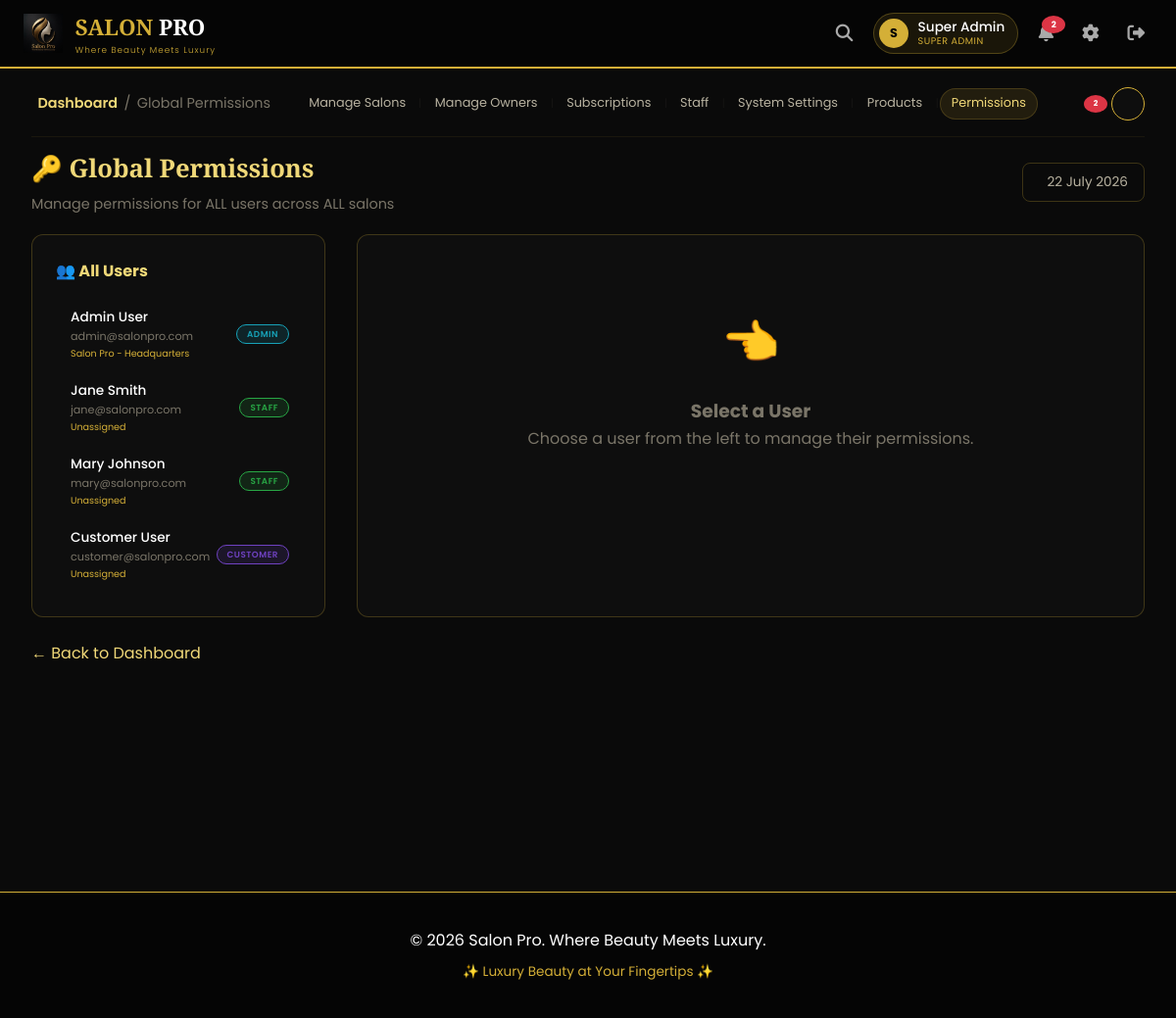
Screenshot of /super_admin/permissions.php (signed in) with the database file from the repository.
### tables this page shows
CREATE TABLE IF NOT EXISTS users (
    id INT AUTO_INCREMENT PRIMARY KEY,
    full_name VARCHAR(100) NOT NULL,
    email VARCHAR(100) UNIQUE NOT NULL,
    phone VARCHAR(20) NOT NULL,
    password VARCHAR(255) NOT NULL,
    role ENUM('admin', 'staff', 'customer', 'super_admin') DEFAULT 'customer',
    is_active BOOLEAN DEFAULT TRUE,
    salon_id INT,
    created_at TIMESTAMP DEFAULT CURRENT_TIMESTAMP
);

CREATE TABLE IF NOT EXISTS salons (
    id INT AUTO_INCREMENT PRIMARY KEY,
    salon_name VARCHAR(100) NOT NULL,
    salon_email VARCHAR(100),
    salon_phone VARCHAR(20),
    address TEXT,
    subscription_plan ENUM('basic', 'premium', 'enterprise') DEFAULT 'basic',
    subscription_status ENUM('active', 'expired', 'suspended') DEFAULT 'active',
    subscription_expiry DATE,
    owner_id INT,
    created_at TIMESTAMP DEFAULT CURRENT_TIMESTAMP,
    FOREIGN KEY (owner_id) REFERENCES users(id)
);

### config/database.php (called while the page is built, shortened)
<?php
$db_host = 'localhost';
$db_user = 'root';
$db_pass = '';
$db_name = 'saloon_management_system';
$conn = mysqli_connect($db_host, $db_user, $db_pass, $db_name);
function getUnreadNotificationCount() {
    global $conn;
    $super_query = "SELECT id FROM users WHERE role = 'super_admin' LIMIT 1";
    $super_result = mysqli_query($conn, $super_query);
    $super = mysqli_fetch_assoc($super_result);
    $super_id = $super['id'];
    $query = "SELECT COUNT(*) as count FROM notifications WHERE user_id = $super_id AND is_read = 0";
    $result = mysqli_query($conn, $query);
    $data = mysqli_fetch_assoc($result);
    return $data['count'] ?? 0;
}
?>

### super_admin/permissions.php (the view, shortened to what this page needs)
<?php
require_once '../config/database.php';
$user_id = isset($_GET['user_id']) ? (int)$_GET['user_id'] : 0;
$users_list = [];
$all_users_query = "SELECT u.id, u.full_name, u.email, u.phone, u.role, u.is_active, s.salon_name
                    FROM users u
                    LEFT JOIN salons s ON u.salon_id = s.id
                    WHERE u.role IN ('admin', 'staff', 'customer')
                    ORDER BY u.role, u.full_name";
$all_users_result = mysqli_query($conn, $all_users_query);
while ($row = mysqli_fetch_assoc($all_users_result)) {
    $users_list[] = $row;
}
$selected_user = null;
$user_permissions = [];
$permission_groups = getAllPermissionsGrouped();
$templates_result = getPermissionTemplates();
function getRoleBadgeClass($role) {
    $classes = [
        'super_admin' => 'role-super',
        'admin' => 'role-admin',
        'staff' => 'role-staff',
        'customer' => 'role-customer'
    ];
    return $classes[$role] ?? 'role-other';
}
include '../includes/header.php';
?>
<div class="main-content">
    <div class="sticky-header">
        <div class="top-bar">
            <div class="top-bar-left">
                <div class="breadcrumb">
                    <span class="current">Dashboard</span>
                    <span class="sep">/</span>
                    <span class="sub">Global Permissions</span>
                </div>
            </div>
            <div class="top-bar-center">
                <div class="quick-links">
                    <a href="salons.php" class="qlink"><i class="ti ti-building-store"></i> Manage Salons</a>
                    <span class="link-sep">|</span>
                    <a href="admins.php" class="qlink"><i class="ti ti-user-shield"></i> Manage Owners</a>
                    <span class="link-sep">|</span>
                    <a href="subscriptions.php" class="qlink"><i class="ti ti-crown"></i> Subscriptions</a>
                    <span class="link-sep">|</span>
                    <a href="staff.php" class="qlink"><i class="ti ti-users"></i> Staff</a>
                    <span class="link-sep">|</span>
                    <a href="settings.php" class="qlink"><i class="ti ti-settings"></i> System Settings</a>
                    <span class="link-sep">|</span>
                    <a href="products.php" class="qlink"><i class="ti ti-box"></i> Products</a>
                    <span class="link-sep">|</span>
                    <a href="permissions.php" class="qlink active"><i class="ti ti-key"></i> Permissions</a>
                </div>
            </div>
            <div class="top-bar-right">
                <a href="#" class="icon-btn" id="searchToggle" title="Search (Ctrl+K)">
                </a>
                <a href="notifications.php" class="icon-btn" title="Notifications">
                    <?php if ($unread_count > 0): ?>
                        <span class="badge"><?php echo min($unread_count, 99); ?></span>
                    <?php endif; ?>
                </a>
                <div class="topbar-avatar"><i class="ti ti-crown"></i></div>
            </div>
        </div>
    </div>
    <div class="welcome-row">
        <div class="welcome-left">
            <h1>🔑 Global Permissions</h1>
            <p class="subtitle">Manage permissions for ALL users across ALL salons</p>
        </div>
        <div class="date-badge">
            <i class="ti ti-calendar"></i> <?php echo date('j F Y'); ?>
        </div>
    </div>
    <div class="permissions-container">
        <div class="users-list">
            <h3>👥 All Users</h3>
            <?php if(empty($users_list)): ?>
                <p class="empty-state">No users found.</p>
            <?php else: ?>
                <?php foreach($users_list as $user): ?>
                    <a href="permissions.php?user_id=<?php echo $user['id']; ?>" class="user-item <?php echo ($user_id == $user['id']) ? 'active' : ''; ?>">
                        <div class="user-info">
                            <div class="user-name"><?php echo htmlspecialchars($user['full_name']); ?></div>
                            <div class="user-email"><?php echo htmlspecialchars($user['email']); ?></div>
                            <div class="user-salon"><?php echo htmlspecialchars($user['salon_name'] ?? 'Unassigned'); ?></div>
                        </div>
                        <span class="role-badge <?php echo getRoleBadgeClass($user['role']); ?>">
                            <?php echo ucfirst(str_replace('_', ' ', $user['role'])); ?>
                        </span>
                    </a>
                <?php endforeach; ?>
            <?php endif; ?>
        </div>
        <div class="permissions-panel">
            <?php if($selected_user): ?>
                <div class="user-header">
                    <div>
                        <h3>👤 <?php echo htmlspecialchars($selected_user['full_name']); ?></h3>
                        <div class="user-info">
                            <span>Role:</span> <?php echo ucfirst(str_replace('_', ' ', $selected_user['role'])); ?>
                            &nbsp;|&nbsp; <span>Salon:</span> <?php echo htmlspecialchars($selected_user['salon_name'] ?? 'Unassigned'); ?>
                            &nbsp;|&nbsp; <span>Status:</span> <?php echo $selected_user['is_active'] ? '✅ Active' : '❌ Inactive'; ?>
                        </div>
                    </div>
                    <span class="role-badge <?php echo getRoleBadgeClass($selected_user['role']); ?>">
                        <?php echo ucfirst(str_replace('_', ' ', $selected_user['role'])); ?>
                    </span>
                </div>
                <div class="template-selector">
                    <form method="POST" style="display: flex; gap: 1rem; flex: 1; align-items: center; flex-wrap: wrap;">
                        <input type="hidden" name="user_id" value="<?php echo $user_id; ?>">
                        <select name="template_id" required>
                            <option value="">-- Apply Template --</option>
                            <?php while($template = mysqli_fetch_assoc($templates_result)): ?>
                                <option value="<?php echo $template['id']; ?>">
                                    <?php echo htmlspecialchars($template['template_name']); ?>
                                    <?php if($template['is_system']): ?> ⭐<?php endif; ?>
                                </option>
                            <?php endwhile; ?>
                        </select>
                        <button type="submit" name="apply_template" class="btn-apply" onclick="return confirm('This will replace all current permissions. Continue?')">Apply Template</button>
                    </form>
                </div>
                <form method="POST">
                    <input type="hidden" name="user_id" value="<?php echo $user_id; ?>">
                    <?php foreach($permission_groups as $group_name => $permissions): ?>
                        <div class="perm-group">
                            <div class="group-title">
                                <?php echo ucfirst($group_name); ?>
                                <button type="button" class="select-all" onclick="toggleGroup(this, '<?php echo $group_name; ?>')">Select All</button>
                            </div>
                            <?php foreach($permissions as $perm): ?>
                                <div class="perm-item">
                                    <span class="perm-label"><?php echo htmlspecialchars($perm['description']); ?></span>
                                    <label class="perm-checkbox">
                                        <input type="checkbox"
                                               name="permissions[<?php echo $perm['id']; ?>]"
                                               value="1"
                                               <?php echo getPermissionStatus($user_permissions, $perm['id']) ? 'checked' : ''; ?>>
                                        <span class="slider"></span>
                                    </label>
                                </div>
                            <?php endforeach; ?>
                        </div>
                    <?php endforeach; ?>
                    <button type="submit" name="save_permissions" class="btn-save">💾 Save Permissions</button>
                </form>
            <?php else: ?>
                <div class="empty-state">
                    <div class="icon">👈</div>
                    <h3>Select a User</h3>
                    <p>Choose a user from the left to manage their permissions.</p>
                </div>
            <?php endif; ?>
        </div>
    </div>
    <a href="dashboard.php" class="back-link">← Back to Dashboard</a>
</div>
<?php include '../includes/footer.php'; ?>

### assets/css/style.css (style rules this page uses)
:root { --bg-primary: #0B0B0B; --bg-secondary: #111111; --bg-card: #1A1A1A; --bg-panel: #0E0E0E; --bg-input: #1E1E1E; --emerald: #0F9D58; --emerald-light: #1ABC9C; --emerald-dark: #0B7A3E; --emerald-bg: rgba(15, 157, 88, 0.15); --emerald-border: rgba(15, 157, 88, 0.3); --gold: #D4AF37; --gold-light: #F0D878; --gold-dark: #A3831F; --gold-bg: rgba(212, 175, 55, 0.15); --gold-border: rgba(212, 175, 55, 0.3); --text-primary: #F5F5F5; --text-secondary: #B8B2A0; --text-muted: #7A7568; --success: #28A745; --danger: #E0554A; --warning: #E0A63C; --info: #4A90D9; --border-color: rgba(212, 175, 55, 0.2); --border-emerald: rgba(15, 157, 88, 0.3); --shadow-gold: 0 4px 20px rgba(212, 175, 55, 0.15); --shadow-emerald: 0 4px 20px rgba(15, 157, 88, 0.2); }
* { margin: 0; padding: 0; box-sizing: border-box; }
body { font-family: 'Poppins', 'Segoe UI', Tahoma, Geneva, Verdana, sans-serif; background: var(--bg-primary); color: var(--text-primary); line-height: 1.6; }
.badge { display: inline-block; padding: 4px 12px; border-radius: 20px; font-size: 0.7rem; font-weight: 500; }

### includes/header.php (style rules this page uses)
* { margin: 0; padding: 0; box-sizing: border-box; }
body { font-family: 'Poppins', sans-serif; background: #0a0a0a; color: #ffffff; line-height: 1.6; }

### rows the page displays
users: full_name "Admin User", email "admin@salonpro.com", salon.salon_name "Salon Pro - Headquarters", role "ADMIN"
users: full_name "Jane Smith", email "jane@salonpro.com", salon_name "Unassigned", role "STAFF"
users: full_name "Mary Johnson", email "mary@salonpro.com", salon_name "Unassigned", role "STAFF"
users: full_name "Customer User", email "customer@salonpro.com", salon_name "Unassigned", role "CUSTOMER"

### other values shown
substr($user_name, 0, 1) "S"
$user_name "Super Admin"
str_replace('_', ' ', $user_role) "SUPER ADMIN"
min($unread_count, 99) "2"
